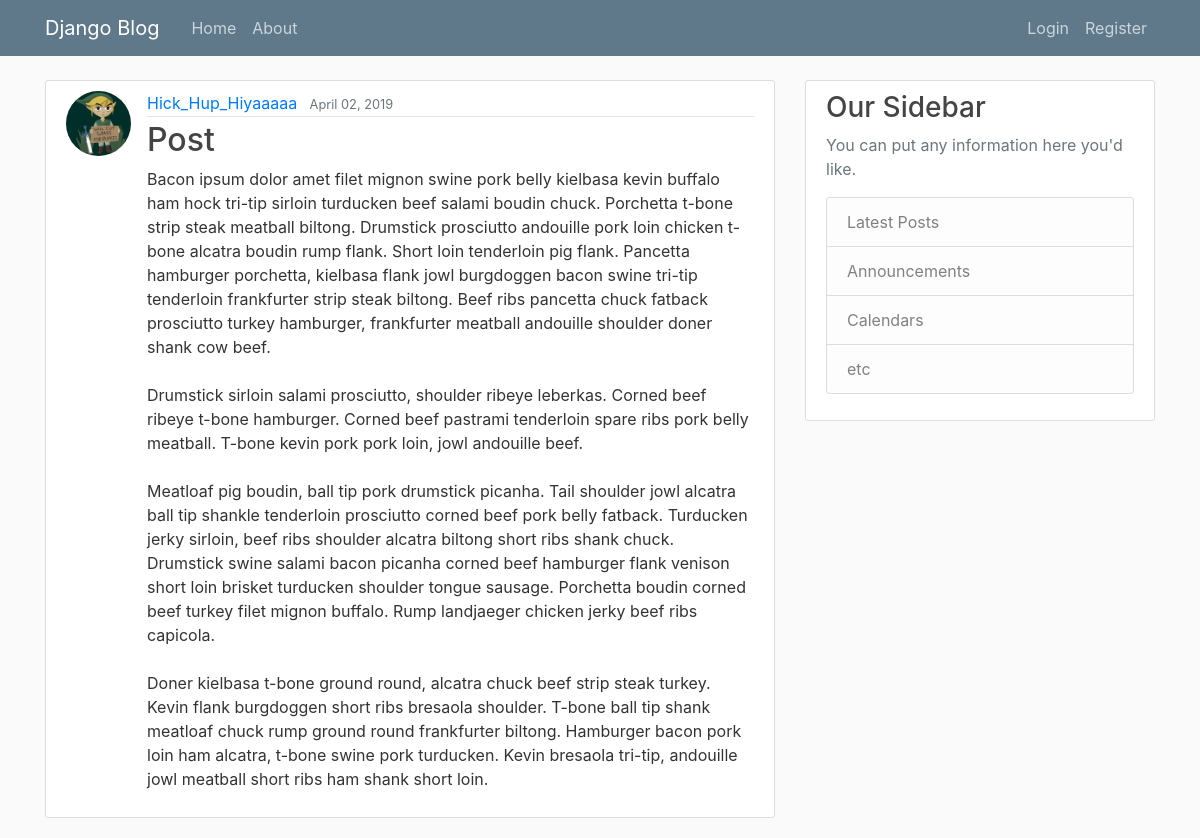
The page /post/18 on the database its author committed.
### blog/models.py (models this page shows, shortened)
class Post(models.Model):
    title = models.CharField(max_length=100)
    content = models.TextField()
    date_posted = models.DateTimeField(default=timezone.now)
    author = models.ForeignKey(User, on_delete=models.CASCADE)

### users/models.py (models this page shows, shortened)
class Profile(models.Model):
    user = models.OneToOneField(User, on_delete=models.CASCADE)
    Bio = models.CharField(max_length=5000)
    image = models.ImageField(default='default.png', upload_to='profile_pics')

### blog/views.py (the view)
# urls.py: path('post/<int:pk>', PostDetailView.as_view(), name='post-detail'),
class PostDetailView(DetailView):
        model = Post

### blog/templates/blog/post_detail.html (shortened to what this page needs)
{% extends "blog/base.html" %}
{% block content %}
  <article class="media content-section">
    <img class="rounded-circle article-img" src="{{ object.author.profile.image.url }}">
    <div class="media-body">
      <div class="article-metadata">
        <a class="mr-2" href="{% url 'user-posts' object.author.username %}">{{ object.author }}</a>
        <small class="text-muted">{{ object.date_posted|date:"F d, Y" }}</small>
      </div>
      <h2 class="article-title">{{ object.title }}</h2>
      <p class="article-content">{{ object.content }}</p>
    </div>
  </article>
{% endblock content %}

### blog/static/css/main.css (style rules this page uses)
body { background: #fafafa; color: #333333; margin-top: 5rem; }
h1, h2, h3, h4, h5, h6 { color: #444444; }
.content-section { background: #ffffff; padding: 10px 20px; border: 1px solid #dddddd; border-radius: 3px; margin-bottom: 20px; }
.article-title { color: #444444; }
.article-content { white-space: pre-line; }
.article-img { height: 65px; width: 65px; margin-right: 16px; }
.article-metadata { padding-bottom: 1px; margin-bottom: 4px; border-bottom: 1px solid #e3e3e3 }

### rows shown on the page
Post: author.profile.image (picture), author "Hick_Hup_Hiyaaaaa", date_posted "April 02, 2019", title "Post", content "Bacon ipsum dolor amet filet mignon swine pork belly kielbasa kevin buffalo ham hock tri-tip sirloin turducken beef salami boudin chuck. Porchetta t-bone strip steak meatball biltong. Drumstick prosciutto andouille pork loin chicken t-bone alcatra boudin rump flank. Short loin tenderloin pig flank. Pancetta hamburger porchetta, kielbasa flank jowl burgdoggen bacon swine tri-tip tenderloin frankfurter strip steak biltong. Beef ribs pancetta chuck fatback prosciutto turkey hamburger, frankfurter meatball andouille shoulder doner shank cow beef. Drumstick sirloin salami prosciutto, shoulder ribeye leberkas. Corned beef ribeye t-bone hamburger. Corned beef pastrami tenderloin spare ribs pork…"
